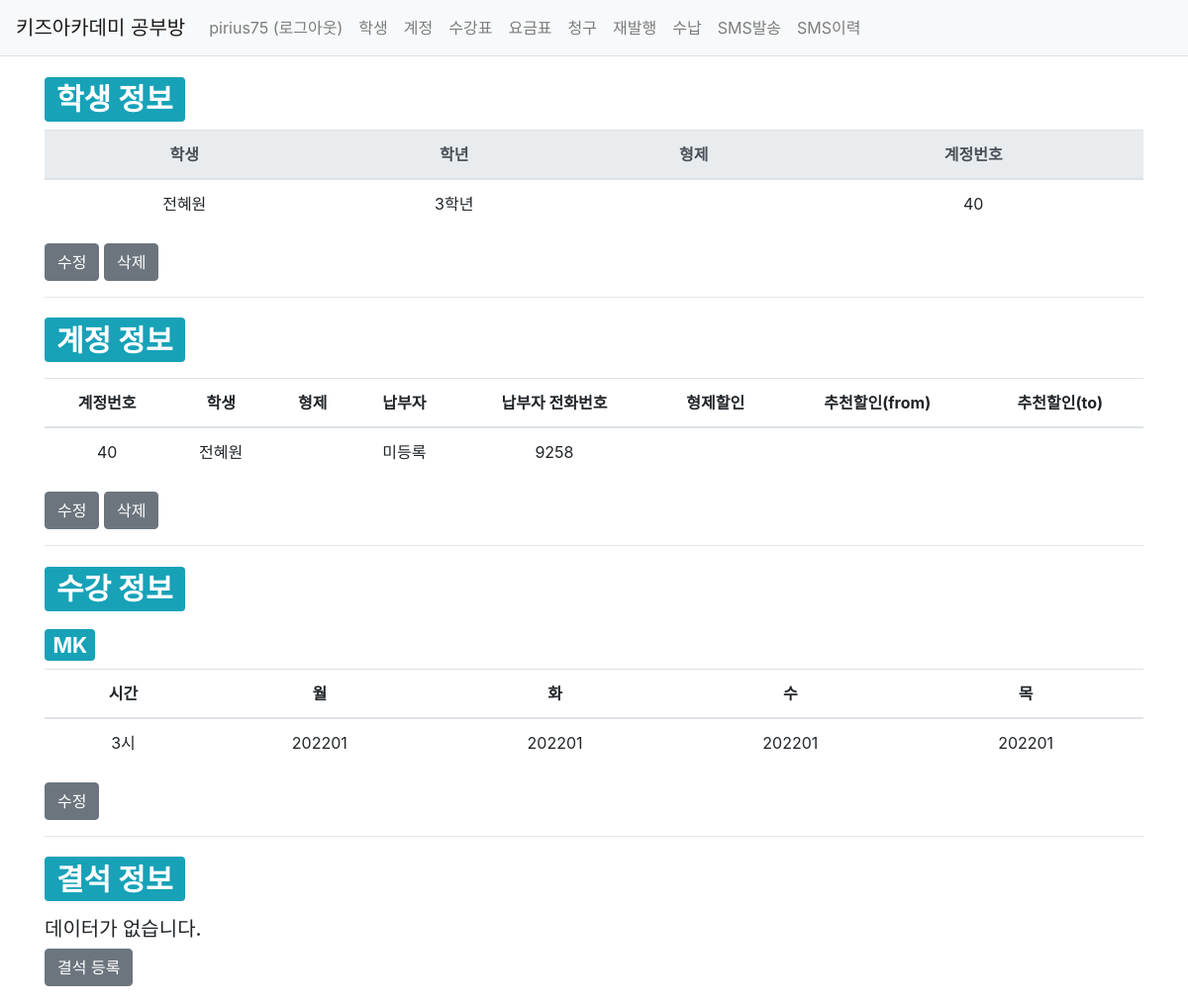
Page /studyroom/50/ (signed in) on the earlier database version.
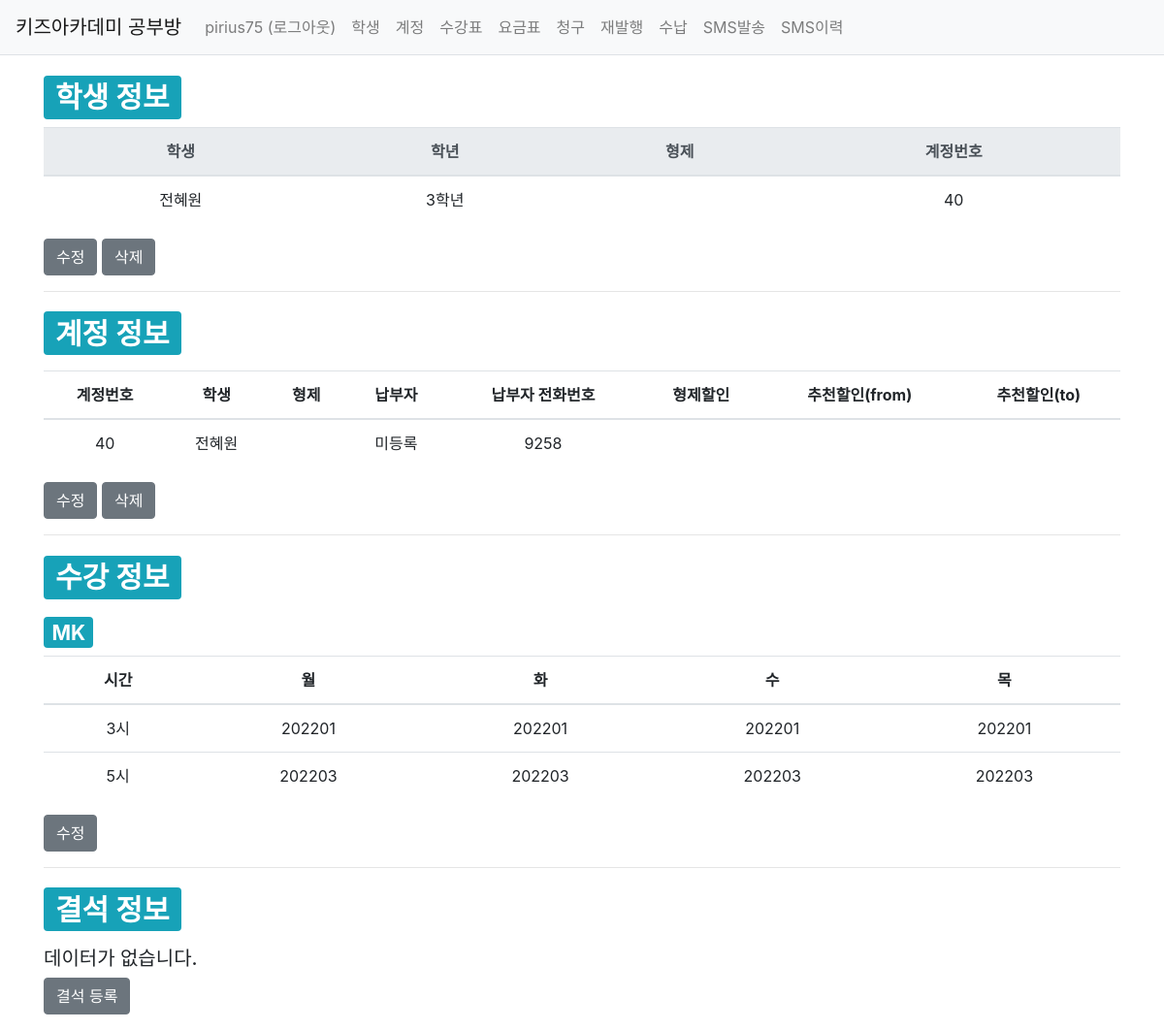
Same page on the later database version.
### studyroom/models.py (models this page shows, shortened)
class Sugang(models.Model):
    ClassId_choices = (
        ('MK','심미경'),
        ('AK','심애경'),
    )
    class Weekday(models.TextChoices):
        월요일 = 'MON'
        화요일 = 'TUE'
        수요일 = 'WED'
        목요일 = 'THU'
        금요일 = 'FRI'
    Time_choices = (
        ('1', '1시'),
        ('2', '2시'),
        ('3', '3시'),
        ('4', '4시'),
        ('5', '5시'),
    )
    user = models.ForeignKey(User, on_delete=models.SET_NULL, null=True)
    student = models.ForeignKey(Student, on_delete=models.SET_NULL, null=True)
    class_id = models.CharField(max_length=2, choices=ClassId_choices)
    weekday = models.CharField(max_length=3, choices=Weekday.choices)
    time = models.CharField(max_length=1, choices=Time_choices)
    start_mt = models.CharField(max_length=6, default='yyyymm')
    end_mt = models.CharField(max_length=6, default='999912')
    create_date = models.DateTimeField()
    modify_date = models.DateTimeField(null=True, blank=True)

### studyroom/views/base_views.py (the view)
@login_required(login_url='common:login')
def detail(request, student_id):
    work_mt = datetime.today().strftime("%Y%m")
    student = get_object_or_404(Student, pk=student_id)
    sugang_list = Sugang.objects.order_by('class_id', 'time').filter(student=student, end_mt__gte = work_mt)
    context = {'student': student, 'sugang_list': sugang_list}
    return render(request, 'studyroom/student_detail.html', context)

### templates/studyroom/student_detail.html (shortened to what the changed rows need)
{% extends 'base.html' %}
{% block content %}
<div class="container my-3">
    <div>
        <h1>
            <span class="badge badge-info">학생 정보</span>
        </h1>
    </div>
    <table class="table">
        <thead>
        <tr class="text-center thead-light">
            <th>학생</th>
            <th>학년</th>
            <th>형제</th>
            <th>계정번호</th>
        </tr>
        </thead>
    </table>
    <div class="my-3">
        <h1>
            <span class="badge badge-info">계정 정보</span>
        </h1>
    </div>
    {% if  student.account_set.all.first.id %}
    <table class="table">
        <thead>
        <tr class="text-center thead-secondary">
            <th>계정번호</th>
            <th>학생</th>
            <th>형제</th>
            <th>납부자</th>
            <th>납부자 전화번호</th>
            <th>형제할인</th>
            <th>추천할인(from)</th>
            <th>추천할인(to)</th>
        </tr>
        </thead>
    </table>
    {% endif %}
    <div class="my-3">
        <h1>
            <span class="badge badge-info">수강 정보</span>
        </h1>
    </div>
    {% if sugang_list %}
    {% regroup sugang_list by class_id as class_list %}
    {% for class_id, time_list in class_list %}
    <h3><span class="badge badge-info">{{ class_id }}</span></h3>
    <table class="table">
        <thead>
        <tr class="text-center thead-secondary ">
            <th>시간</th>
            <th>월</th>
            <th>화</th>
            <th>수</th>
            <th>목</th>
        </tr>
        </thead>
        <tbody>
        {% regroup time_list by time as weekday_list %}
        {% for time, sugangs in weekday_list %}
        <tr class="text-center">
            <td>{{ time }}시</td>
            <td>
                {% for sugang in sugangs %}
                {% if sugang.weekday == 'MON' %}{{ sugang.start_mt }}{% endif %}
                {% endfor %}
            </td>
            <td>
                {% for sugang in sugangs %}
                {% if sugang.weekday == 'TUE' %}{{ sugang.start_mt }}{% endif %}
                {% endfor %}
            </td>
            <td>
                {% for sugang in sugangs %}
                {% if sugang.weekday == 'WED' %}{{ sugang.start_mt }}{% endif %}
                {% endfor %}
            </td>
            <td>
                {% for sugang in sugangs %}
                {% if sugang.weekday == 'THU' %}{{ sugang.start_mt }}{% endif %}
                {% endfor %}
            </td>
        {% endfor %}
        </tbody>
    </table>
    {% endfor %}
    {% else %}
    <div>
        <h5>데이터가 없습니다.</h5>
    </div>
    <a href="{% url 'studyroom:sugang_create' student.id %}" class="btn btn-secondary">수강 등록</a>
    {% endif %}
    <div class="my-3">
        <h1>
            <span class="badge badge-info">결석 정보</span>
        </h1>
    </div>
</div>
{% endblock %}

Differences in the rows shown:
added Sugang: time "5", start_mt "202203"
added Sugang: start_mt "202203", shown under "5"
added Sugang: start_mt "202203", shown under "5"
added Sugang: start_mt "202203", shown under "5"
